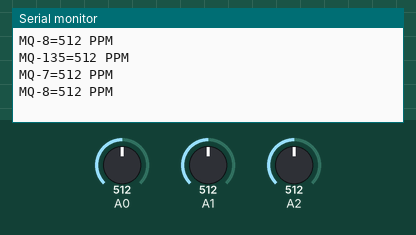
A sketch run on a simulated Arduino Uno, built with avr-gcc and run on an emulated ATmega328P. Parts: the last lines printed to the serial monitor. Inputs (shaded band) come from the test bench; at power-on: A0 = 512, A1 = 512, A2 = 512.

Above: at 3.8 s.
3.9 s: A0 set to 716
At 4.4 s:
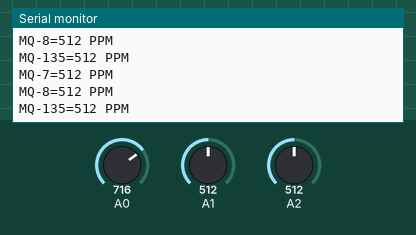
7.8 s: A1 set to 716
At 8.7 s:
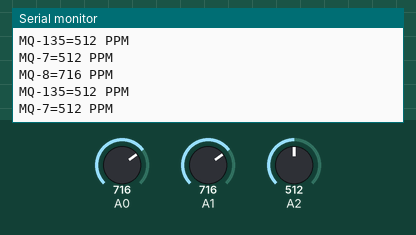
11.7 s: A0 set to 900
At 12.8 s:
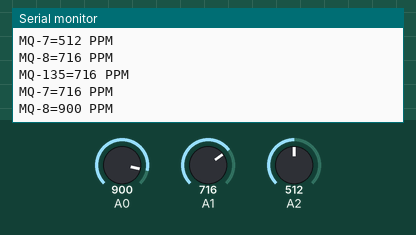
15.6 s: A1 set to 900
At 16.8 s:
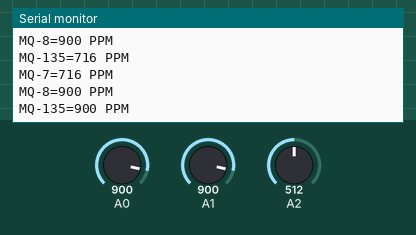
Timing chart, 0 to 18.6 s (numbered marks = the images above; inputs shaded):
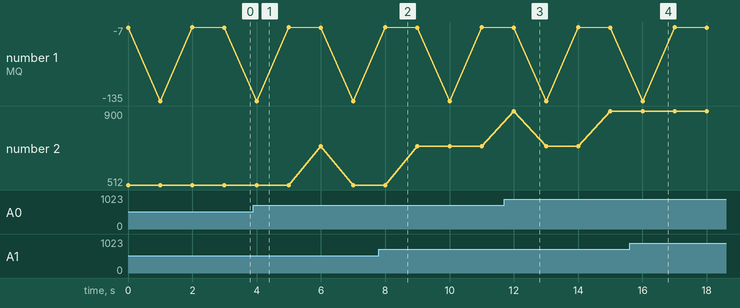

Measured:
- after the input at 11.7 s, the serial monitor: prints a new line after 0.30 s (image 3)
- after the input at 15.6 s, the serial monitor: prints a new line after 0.41 s (image 4)
- plotted number 2: 716 → 900 after the input at 11.7 s

The sketch:

Temp_Humidity.ino
```cpp
#include <LiquidCrystal.h>
int sensorValue;
int sensorValue1;
int sensorValue2;
void setup(){
Serial.begin(9600);                            // sets the serial port to 9600
 }
void loop(){
sensorValue = analogRead(0);       // read analog input pin 0
Serial.print("MQ-8=");
Serial.print(sensorValue, DEC);               // prints the value read
Serial.println(" PPM");
delay(1000);      // wait 100ms for next reading
sensorValue1 = analogRead(1);       // read analog input pin 0
Serial.print("MQ-135=");
Serial.print(sensorValue1, DEC);               // prints the value read
Serial.println(" PPM");
delay(1000);      // wait 100ms for next reading
sensorValue2 = analogRead(2);       // read analog input pin 0
Serial.print("MQ-7=");
Serial.print(sensorValue1, DEC);               // prints the value read
Serial.println(" PPM");
delay(1000);      // wait 100ms for next reading

}
```
